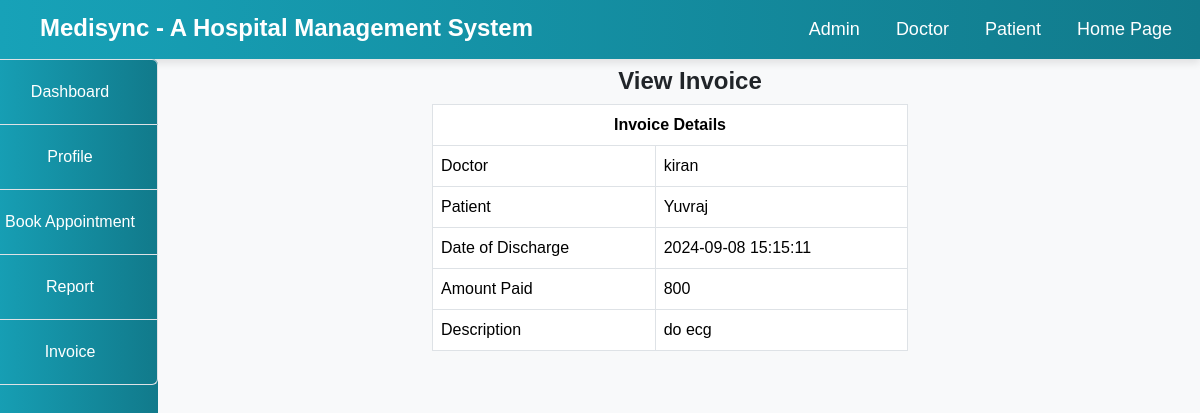
The app's page /Hospital/patient/view.php?id=1 with its own data.
### tables this page shows
CREATE TABLE `income` (
  `id` int(100) NOT NULL,
  `doctor` varchar(100) NOT NULL,
  `patient` varchar(100) NOT NULL,
  `date_discharge` varchar(100) NOT NULL,
  `amount_paid` varchar(100) NOT NULL,
  `description` varchar(200) NOT NULL
);

### Hospital/patient/view.php (the view, shortened to what this page needs)
<!DOCTYPE html>
<html lang="en">
<head>
</head>
<body>
    <?php
        include("../include/header.php");
        include("../include/connection.php");
    ?>
    <div class="container-fluid">
        <div class="col-md-12">
            <div class="row">
                <div class="col-md-2" style="margin-left: -30px;">
                    <?php
                        include("sidenav.php");
                    ?>
                </div>
                <div class="col-md-10">
                    <h5 class="text-center my-2">View Invoice</h5>
                    <div class="col-md-12">
                        <div class="row">
                            <div class="col-md-3"></div>
                            <div class="col-md-6">
                                <?php
                                    if(isset($_GET['id'])) {
                                        $id = $_GET['id'];
                                        $query = "SELECT * FROM income WHERE id='$id'";
                                        $res = mysqli_query($connect,$query);
                                        $row = mysqli_fetch_array($res);
                                    }
                                ?>
                                <table class="table table-bordered">
                                    <tr>
                                        <th colspan="2" class="text-center">Invoice Details</th>
                                    </tr>
                                    <tr>
                                        <td>Doctor</td>
                                        <td><?php echo $row['doctor']; ?></td>
                                    </tr>
                                    <tr>
                                        <td>Patient</td>
                                        <td><?php echo $row['patient']; ?></td>
                                    </tr>
                                    <tr>
                                        <td>Date of Discharge</td>
                                        <td><?php echo $row['date_discharge']; ?></td>
                                    </tr>
                                    <tr>
                                        <td>Amount Paid</td>
                                        <td><?php echo $row['amount_paid']; ?></td>
                                    </tr>
                                    <tr>
                                        <td>Description</td>
                                        <td><?php echo $row['description']; ?></td>
                                    </tr>
                                </table>
                            </div>
                            <div class="col-md-3"></div>
                        </div>
                    </div>
                </div>
            </div>
        </div>
    </div>
</body>
</html>

### Hospital/include/header.php (style rules this page uses)
body { font-family: 'Arial', sans-serif; background-color: #f8f9fa; }
h5 { margin-left: 40px; margin-top: 5px; font-size: 24px; font-weight: bold; }

### records on screen
income: doctor "kiran", patient "Yuvraj", date_discharge "2024-09-08 15:15:11", amount_paid "800", description "do ecg"
